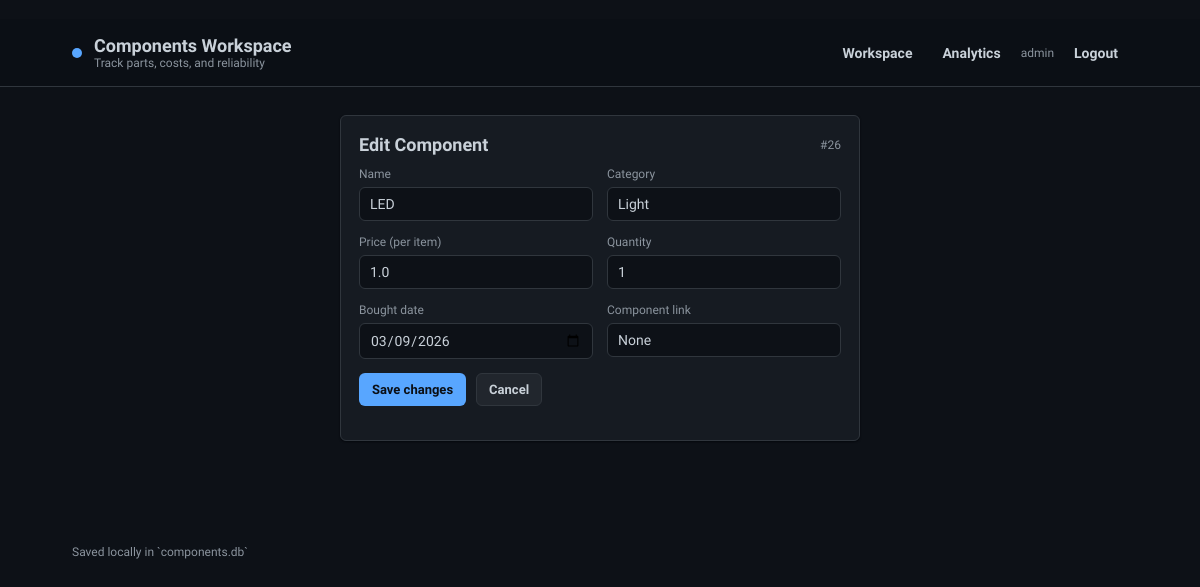
Page /edit/26 (signed in) on the committed database.
### tables this page shows
CREATE TABLE components (
                id INTEGER PRIMARY KEY AUTOINCREMENT,
                name TEXT NOT NULL,
                category TEXT,
                price REAL NOT NULL,
                quantity INTEGER NOT NULL DEFAULT 1,
                bought_date TEXT NOT NULL,
                created_at TEXT NOT NULL,
                updated_at TEXT NOT NULL
            , link TEXT);

### app.py (the view, shortened to what this page needs)
@app.route("/edit/<int:component_id>", methods=["GET", "POST"])
def edit_component(component_id):
    guard = require_login_guard()
    if guard:
        return guard
    with get_db() as conn:
        component = conn.execute(
            "SELECT * FROM components WHERE id = ?",
            (component_id,),
        ).fetchone()
        categories = conn.execute(
            """
            SELECT DISTINCT category
            FROM components
            WHERE category IS NOT NULL AND TRIM(category) != ''
            ORDER BY category
            """
        ).fetchall()
        if not component:
            abort(404)
    return render_template(
        "edit.html",
        component=component,
        categories=[row["category"] for row in categories],
    )

### app.py (called while the page is built)
def get_db():
    conn = sqlite3.connect(DB_PATH)
    conn.row_factory = sqlite3.Row
    return conn

def ensure_column(conn, table_name: str, column_name: str, column_type: str) -> None:
    existing = conn.execute(f"PRAGMA table_info({table_name})").fetchall()
    if not any(row[1] == column_name for row in existing):
        conn.execute(f"ALTER TABLE {table_name} ADD COLUMN {column_name} {column_type}")

def require_login_guard():
    if REQUIRE_LOGIN and not session.get("user_id"):
        return redirect(url_for("login", next=request.path))
    return None

@app.before_request
def before_request():
    init_db()

@app.context_processor
def inject_flags():
    return {
        "ENABLE_SIGNUP": ENABLE_SIGNUP,
        "REQUIRE_LOGIN": REQUIRE_LOGIN,
        "current_user": session.get("username"),
    }

### templates/edit.html (shortened to what this page needs)
﻿{% extends "base.html" %}
{% block content %}
<section class="panel narrow">
  <div class="panel-head">
    <h2>Edit Component</h2>
    <div class="panel-meta">#{{ component.id }}</div>
  </div>
  <form class="form-grid" action="{{ url_for('edit_component', component_id=component.id) }}" method="post">
    <label>
      Name
      <input type="text" name="name" value="{{ component.name }}" required />
    </label>
    <label>
      Category
      <input type="text" name="category" list="category-list" value="{{ component.category }}" />
    </label>
    <label>
      Price (per item)
      <input type="number" step="0.01" min="0" name="price" value="{{ component.price }}" required />
    </label>
    <label>
      Quantity
      <input type="number" min="1" name="quantity" value="{{ component.quantity }}" required />
    </label>
    <label>
      Bought date
      <input type="date" name="bought_date" value="{{ component.bought_date }}" />
    </label>
    <label>
      Component link
      <input type="url" name="link" value="{{ component.link }}" />
    </label>
    <div class="form-submit">
      <button type="submit">Save changes</button>
      <a class="ghost" href="{{ url_for('index') }}">Cancel</a>
    </div>
  </form>
</section>
{% endblock %}

### static/styles.css (style rules this page uses)
:root { --bg: #0d1117; --panel: #161b22; --ink: #c9d1d9; --muted: #8b949e; --accent: #58a6ff; --accent-2: #2ea043; --border: #30363d; --danger: #f85149; --ok: #2ea043; --warn: #d29922; --shadow: 0 1px 2px rgba(1, 4, 9, 0.7); --radius: 6px; }
* { box-sizing: border-box; }
body { margin: 0; font-family: 'Source Sans 3', system-ui, sans-serif; color: var(--ink); background: var(--bg); min-height: 100vh; }
.glow, body::before { display: none; }
.panel { background: var(--panel); border: 1px solid var(--border); border-radius: var(--radius); padding: 18px; margin-bottom: 20px; box-shadow: var(--shadow); }
.panel.narrow { max-width: 520px; margin: 0 auto 24px; }
.panel-head { display: flex; align-items: center; justify-content: space-between; margin-bottom: 12px; }
.panel-head h2 { margin: 0; font-size: 18px; font-weight: 600; }
.panel-meta { color: var(--muted); font-size: 12px; }
.form-grid { display: grid; gap: 14px; grid-template-columns: repeat(auto-fit, minmax(180px, 1fr)); }
label { display: flex; flex-direction: column; gap: 6px; font-size: 12px; color: var(--muted); text-transform: none; letter-spacing: 0; }
input, select, textarea { padding: 8px 10px; border-radius: var(--radius); border: 1px solid var(--border); background: #0d1117; color: var(--ink); font-family: 'Source Sans 3', system-ui, sans-serif; font-size: 14px; transition: border 0.2s ease, box-shadow 0.2s ease; }
button, .button, .ghost, .danger { border: 1px solid transparent; border-radius: var(--radius); padding: 8px 12px; font-family: 'Source Sans 3', system-ui, sans-serif; font-size: 13px; font-weight: 600; cursor: pointer; transition: background 0.2s ease, box-shadow 0.2s ease; }
button { background: var(--accent); color: #0b0f15; }
.ghost { background: #21262d; border: 1px solid var(--border); color: var(--ink); text-decoration: none; display: inline-flex; align-items: center; justify-content: center; }
.form-submit { display: flex; align-items: center; gap: 10px; }

### rows in the picture
components: id "26", name "LED", category "Light", price "1.0", quantity "1", bought_date "03/09/2026"

### other values in the picture
{{ current_user }} "admin"
